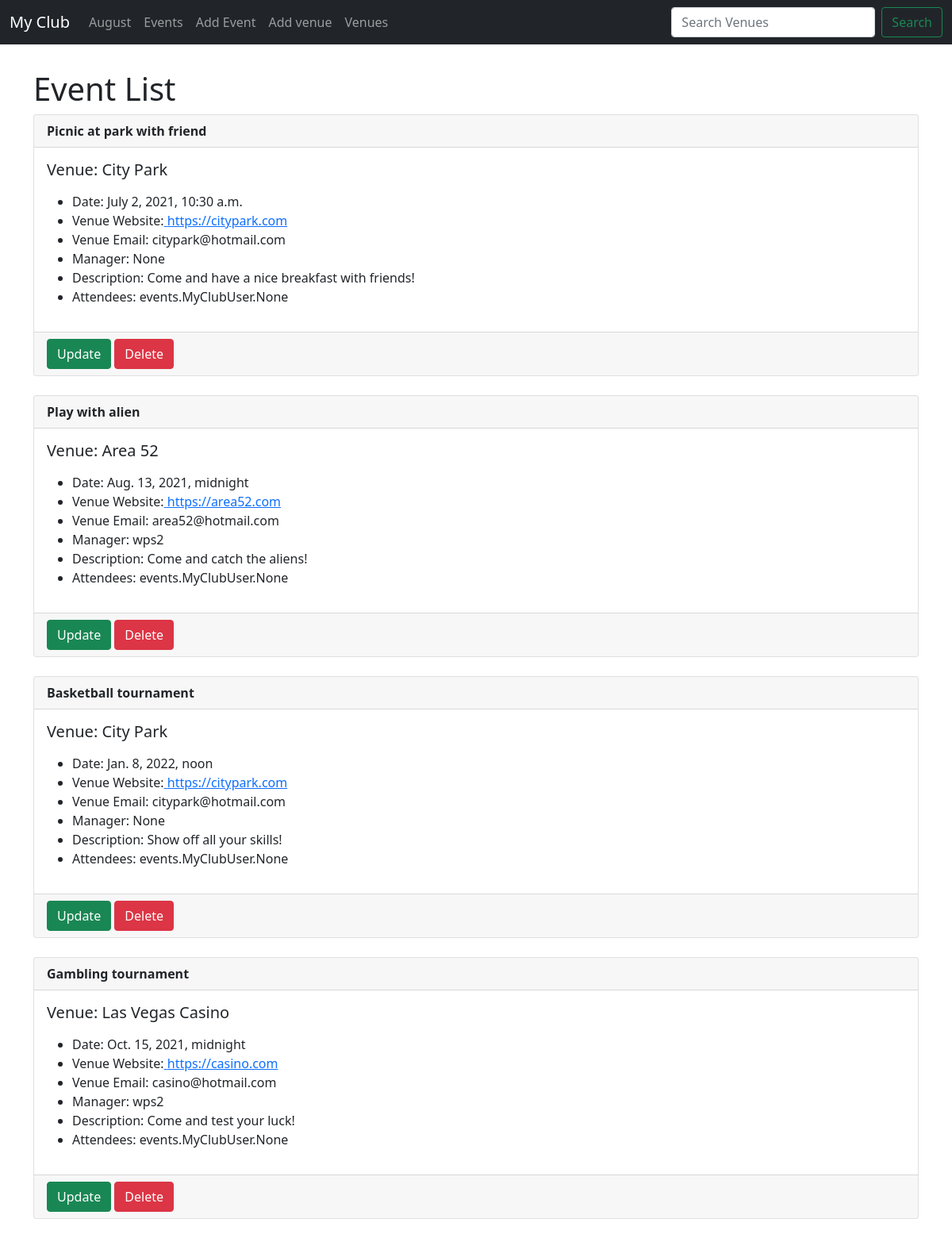
The app's page /events with its own data.
### events/models.py (models this page shows)
class Event(models.Model):
	name        = models.CharField('Event Name', max_length = 120)
	event_date  = models.DateTimeField('Event Date')
	venue       = models.ForeignKey(Venue, blank=True, null = True, on_delete= models.CASCADE)  # Connect the venue table into Event table
	manager     = models.ForeignKey(User, blank = True, null = True, on_delete = models.SET_NULL) # When the manager delete his profile, other event managed by him will be invalid(null)
	description = models.TextField(blank=True)
	attendees   = models.ManyToManyField(MyClubUser, blank = True)
	def __str__(self):
		return self.name

class Venue(models.Model):
	name =models.CharField('Venue Name', max_length=120)
	address = models.CharField(max_length=300)
	zip_code =models.CharField(max_length=15)
	phone = models.CharField(max_length=25, blank =True)
	web = models.URLField('Website Address', blank =True)
	email_address = models.EmailField('Email Address', blank =True)
	def __str__(self):    # Show the name of object created in admin site
		return self.name

### events/views.py (the view)
# urls.py: path('events', views.all_events, name= 'event-list'),
def all_events(request):
	event_list = Event.objects.all()
	context = {
		'event_list':event_list
	}
	return render(request, 'events/event_list.html', context)

### events/templates/events/event_list.html
{% extends 'events/base.html' %}
{% block content %}
<h1>Event List</h1>
{% for events in event_list %}
<div class="card">
  <div class="card-header">
    <strong>{{ events }} </strong>
  </div>
  <div class="card-body">
    <h5 class="card-title">Venue: {{ events.venue }}</h5>
    <p class="card-text">
	<ul>
		<li>Date: {{ events.event_date }}</li>
		<li>Venue Website:<a href="{{ events.venue.web }}"> {{ events.venue.web }}</li></a>
		<li>Venue Email: {{ events.venue.email_address }}</li>
		<li>Manager: {{ events.manager }}</li>
		<li>Description: {{ events.description }}</li>
		<li>Attendees: {{ events.attendees }} </li>
	</ul>
	</p>
  </div>
  <div class="card-footer text-muted">
    <a href="{% url 'update-event' events.id %} "><button class="btn btn-success">Update</button></a>
    <a href="{% url 'delete-event' events.id %} "><button class="btn btn-danger">Delete</button></a>
  </div>
</div>
<br/>
{% endfor %}
{% endblock %}

### records on screen
Event: name "Picnic at park with friend", venue "City Park", event_date "July 2, 2021, 10:30 a.m.", venue.web "https://citypark.com", venue.email_address "citypark@hotmail.com", manager "None", description "Come and have a nice breakfast with friends!", attendees "events.MyClubUser.None"
Event: name "Play with alien", venue "Area 52", event_date "Aug. 13, 2021, midnight", venue.web "https://area52.com", venue.email_address "area52@hotmail.com", manager "wps2", description "Come and catch the aliens!", attendees "events.MyClubUser.None"
Event: name "Basketball tournament", venue "City Park", event_date "Jan. 8, 2022, noon", venue.web "https://citypark.com", venue.email_address "citypark@hotmail.com", manager "None", description "Show off all your skills!", attendees "events.MyClubUser.None"
Event: name "Gambling tournament", venue "Las Vegas Casino", event_date "Oct. 15, 2021, midnight", venue.web "https://casino.com", venue.email_address "casino@hotmail.com", manager "wps2", description "Come and test your luck!", attendees "events.MyClubUser.None"
